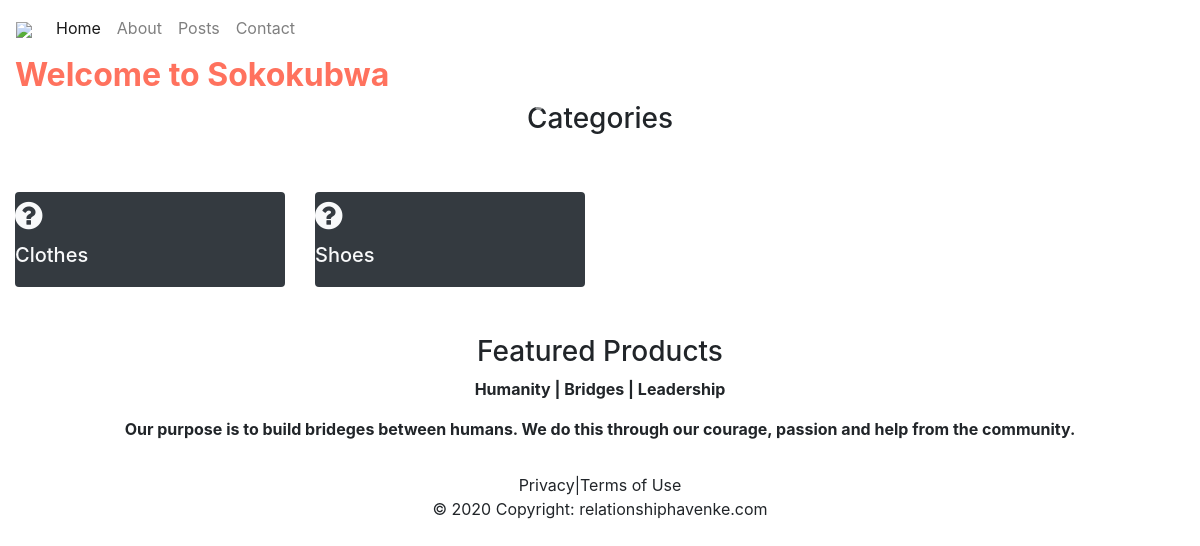
The app's page /, older data.
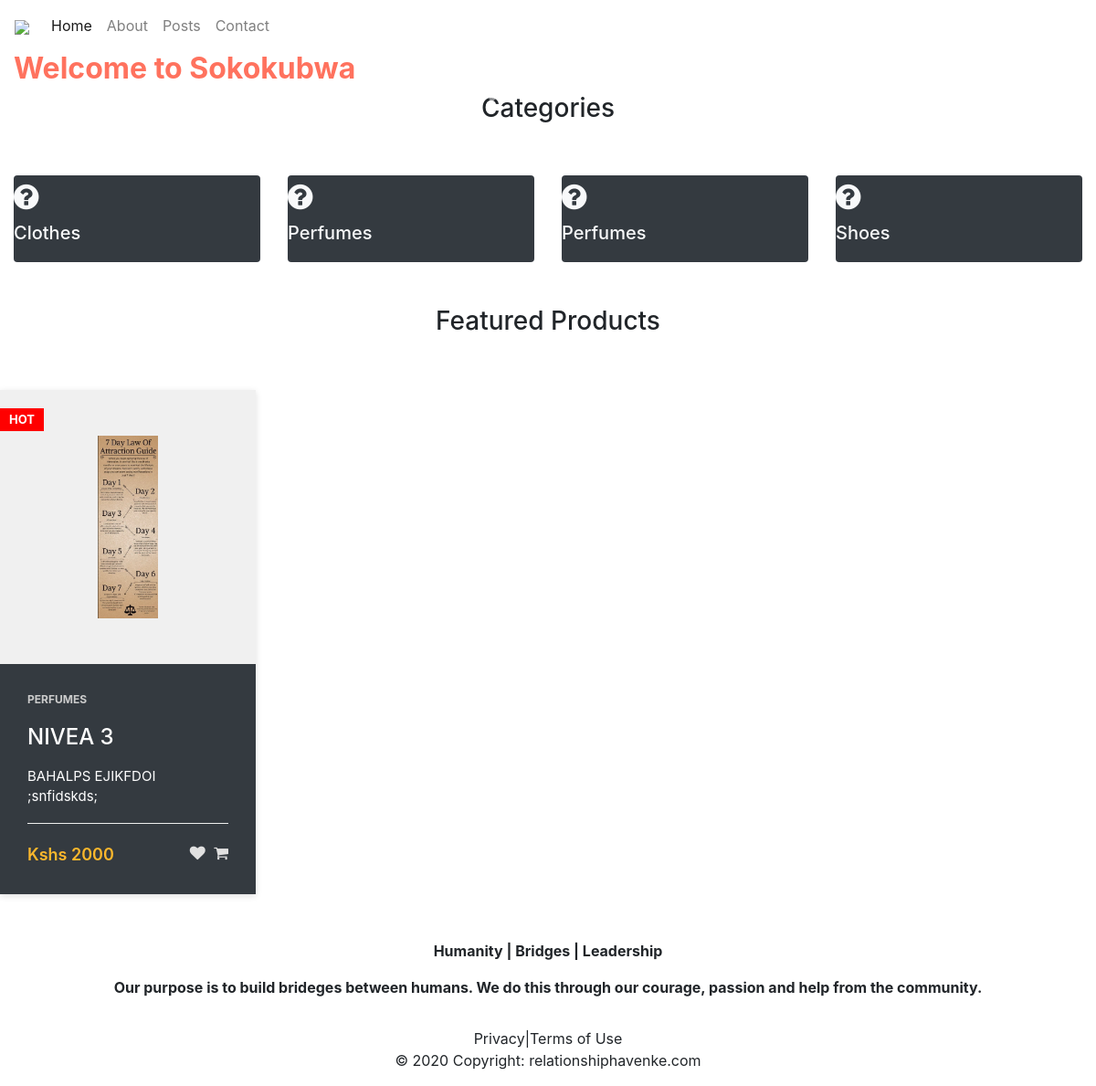
The same page, newer data.
### shop/models.py (models this page shows)
class Category(models.Model):
    name= models.CharField(blank=False, null=False,max_length=50)
    parent_id=models.ForeignKey('Category', null=True, blank=True,on_delete=models.CASCADE)
    created_at=models.DateTimeField(auto_now_add=True)
    updated_at=models.DateTimeField(auto_now=True)
    def __str__(self):
        return self.name

class Product(models.Model):
    name=models.CharField(max_length=50, null=False, blank=False)
    category_id= models.ForeignKey('Category', on_delete=models.CASCADE,blank=False, null=False )
    cost= models.IntegerField(null=False, blank=False)
    quantity= models.IntegerField(null=False, blank=False)
    description= models.TextField(null=True, blank=True)
    image=models.ImageField(upload_to='images/')
    featured=models.BooleanField(max_length=50, null=False, blank=True, default=False)
    status= models.CharField(max_length=50, null=False, blank=True, default="Unverified")
    seller_id=models.CharField(max_length=50, null=False, blank=False)
    created_at=models.DateTimeField(auto_now_add=True)
    updated_at=models.DateTimeField(auto_now=True)

### shop/views.py (the view)
# urls.py: path("", views.home, name='home'),
def home(request):
    context = {}
    context['products']= Product.objects.all()[:4]
    context['categories']=Category.objects.all()
    return render(request, "shop/frontend/home.html", context)

### shop/templates/shop/frontend/home.html (shortened to what this page needs)
{% extends 'shop/frontend/layouts/master.html' %}
{% load static %}
{% block content %}
<div class="container-fluid">
    <div class="row justify-content-center">
        <div class="col-md-12 col-lg-6 col-sm-12">
            <h2 style="color: #FF725E;", ><strong>Welcome to Sokokubwa</strong></h2>
            <div id="carouselExampleControls" class="carousel slide" data-ride="carousel">
              <a class="carousel-control-prev" href="#carouselExampleControls" role="button" data-slide="prev">
                <span class="carousel-control-prev-icon" aria-hidden="true"></span>
              </a>
              <a class="carousel-control-next" href="#carouselExampleControls" role="button" data-slide="next">
                <span class="carousel-control-next-icon" aria-hidden="true"></span>
              </a>
            </div>
        </div>
        <div class="col-md-12 col-lg-6 col-sm-12 landing-image">
            <div id="carouselExampleControls" class="carousel slide" data-ride="carousel">
                <a class="carousel-control-prev" href="#carouselExampleControls" role="button" data-slide="prev">
                  <span class="carousel-control-prev-icon" aria-hidden="true"></span>
                </a>
                <a class="carousel-control-next" href="#carouselExampleControls" role="button" data-slide="next">
                  <span class="carousel-control-next-icon" aria-hidden="true"></span>
                </a>
              </div>
        </div>
    </div>
    <h3 class="text-center">Categories</h3>
    <div class="row">
      {% for category in categories %}
      <div class="col-lg-3 service-categories text-center>">
        {% include 'shop/frontend/layouts/single_category.html' %}
      </div>
      {% endfor %}
    </div>
    <h3 class="text-center">Featured Products</h3>
    <div class="row">
      {% for product in products %}
      <div class="col-lg-4>">
        {% include 'shop/frontend/layouts/single_product.html' %}
      </div>
      {% endfor %}
    </div>
</div>
{% endblock %}

### shop/templates/shop/frontend/layouts/single_category.html
{% load static %}
<a href="#">
    <div class="card service-card card-inverse bg-dark py-2 text-light">
      <div class="card-block">
        <span class="fa fa-question-circle fa-2x"></span>
        <h5 class="card-title">{{ category.name }}</h5>
      </div>
    </div>
  </a>

### shop/templates/shop/frontend/layouts/single_product.html
{% load static %}
<a href="#" style="text-decoration: none;">
    <div class="product-card bg-dark text-white">
		<div class="product-badge">Hot</div>
		<div class="product-tumb">
			<img src="{{product.image.url}}" alt="">
		</div>
		<div class="product-details">
			<span class="product-catagory">{{product.category_id}}</span>
			<h4 class="text-white"><a href="">{{product.name}}</a></h4>
			<p>{{product.description}}</p>
			<div class="product-bottom-details">
				<div class="product-price">Kshs {{product.cost}}</div>
				<div class="product-links">
					<a href=""><i class="fa fa-heart"></i></a>
					<a href=""><i class="fa fa-shopping-cart"></i></a>
				</div>
			</div>
		</div>
	</div>
</a>

Row changes from the older to the newer data that the page shows:
added Category: name "Perfumes"
added Category: name "Perfumes"
added Product: image (picture), category_id "PERFUMES", name "NIVEA 3", description "BAHALPS EJIKFDOI ;snfidskds;", cost "2000"
